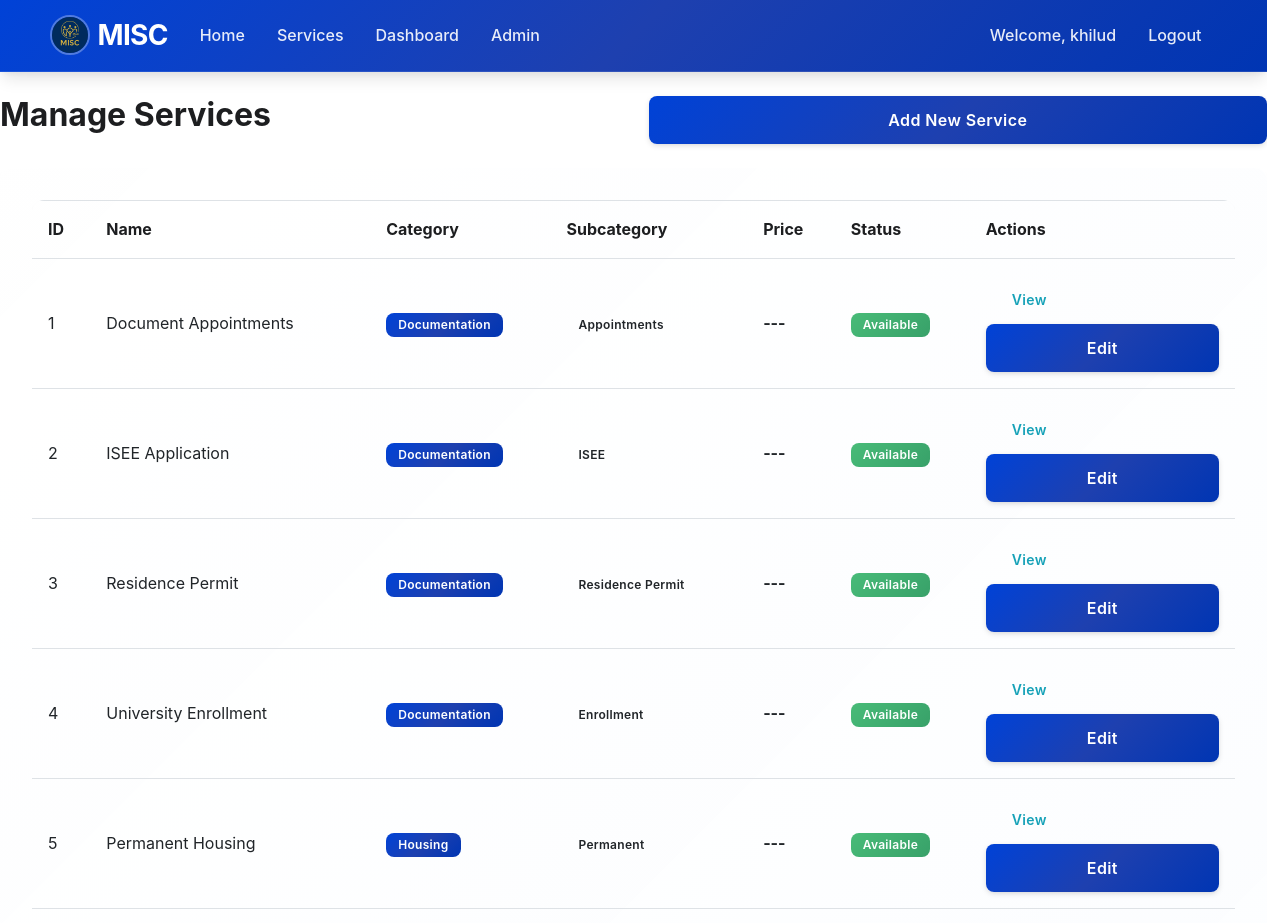
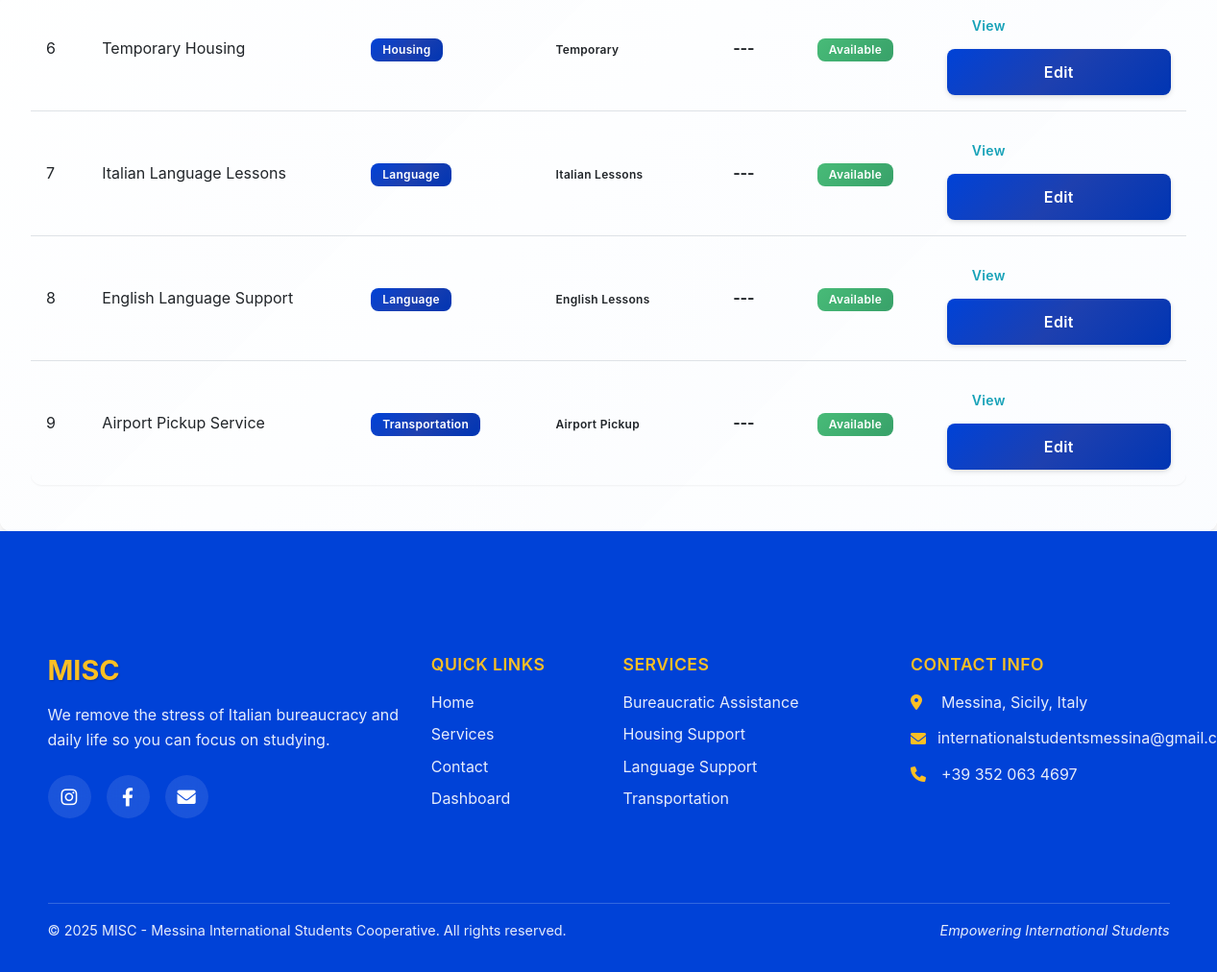
/admin/services (signed in), run on the app's committed database (2 pictures, top to bottom).
### app/models.py (models this page shows, shortened)
class User(UserMixin, db.Model):
    id = db.Column(db.Integer, primary_key=True)
    username = db.Column(db.String(64), unique=True, index=True)
    email = db.Column(db.String(120), unique=True, index=True)
    password_hash = db.Column(db.String(128))
    is_admin = db.Column(db.Boolean, default=False)
    requests = db.relationship('ServiceRequest', backref='client', lazy='dynamic')

class Service(db.Model):
    id = db.Column(db.Integer, primary_key=True)
    name = db.Column(db.String(64), index=True)
    description = db.Column(db.Text)
    category = db.Column(db.String(50), nullable=False)
    subcategory = db.Column(db.String(50))
    price = db.Column(db.Float)
    is_available = db.Column(db.Boolean, default=True)
    requests = db.relationship('ServiceRequest', backref='service_type', lazy='dynamic')

### app/routes/admin.py (the view)
@admin.route('/services')
@login_required
@admin_required
def services():
    services = Service.query.all()
    return render_template('admin/services.html', services=services)

### app/models.py (called while the page is built)
@login_manager.user_loader
def load_user(id):
    return User.query.get(int(id))

### app/routes/admin.py (called while the page is built)
def admin_required(f):
    @wraps(f)
    def decorated_function(*args, **kwargs):
        if not current_user.is_authenticated or not current_user.is_admin:
            flash('You do not have permission to access this page.')
            return redirect(url_for('main.index'))
        return f(*args, **kwargs)
    return decorated_function

### app/templates/admin/services.html (shortened to what this page needs)
{% extends "base.html" %}
{% block content %}
<div class="row mb-4">
    <div class="col-md-6">
        <h2>Manage Services</h2>
    </div>
    <div class="col-md-6 text-right">
        <a href="{{ url_for('admin.add_service') }}" class="btn btn-primary">Add New Service</a>
    </div>
</div>
<div class="row">
    <div class="col-md-12">
        <div class="card">
            <div class="card-body">
                {% if services %}
                <div class="table-responsive">
                    <table class="table table-hover">
                        <thead>
                            <tr>
                                <th>ID</th>
                                <th>Name</th>
                                <th>Category</th>
                                <th>Subcategory</th>
                                <th>Price</th>
                                <th>Status</th>
                                <th>Actions</th>
                            </tr>
                        </thead>
                        <tbody>
                            {% for service in services %}
                            <tr>
                                <td>{{ service.id }}</td>
                                <td>{{ service.name }}</td>
                                <td><span class="badge badge-primary">{{ service.category }}</span></td>
                                <td>
                                    {% if service.subcategory %}
                                    <span class="badge badge-secondary">{{ service.subcategory }}</span>
                                    {% else %}
                                    <small class="text-muted">-</small>
                                    {% endif %}
                                </td>
                                <td><strong>---</strong></td>
                                <td>
                                    {% if service.is_available %}
                                    <span class="badge badge-success">Available</span>
                                    {% else %}
                                    <span class="badge badge-secondary">Unavailable</span>
                                    {% endif %}
                                </td>
                                <td>
                                    <a href="{{ url_for('service.details', id=service.id) }}" class="btn btn-sm btn-outline-info" title="View Details">View</a>
                                    <a href="{{ url_for('admin.edit_service', id=service.id) }}" class="btn btn-sm btn-primary">Edit</a>
                                </td>
                            </tr>
                            {% endfor %}
                        </tbody>
                    </table>
                </div>
                {% else %}
                <div class="alert alert-info">No services found. <a href="{{ url_for('admin.add_service') }}">Add a new service</a></div>
                {% endif %}
            </div>
        </div>
    </div>
</div>
{% endblock %}

### app/templates/base.html (shortened to what this page needs)
<!DOCTYPE html>
<html lang="en">
<head>
    <link rel="stylesheet" href="https://stackpath.bootstrapcdn.com/bootstrap/4.5.2/css/bootstrap.min.css">
    <link rel="stylesheet" href="https://cdnjs.cloudflare.com/ajax/libs/font-awesome/6.0.0/css/all.min.css">
    <link rel="stylesheet" href="{{ url_for('static', filename='css/style.css') }}">
</head>
<body>
    <div class="wrapper d-flex flex-column min-vh-100">
        <nav class="navbar navbar-expand-lg navbar-dark" style="background-color: #1800ad !important;">
            <div class="container">
                <a class="navbar-brand" href="{{ url_for('main.index') }}">
                    <img src="{{ url_for('static', filename='img/logo.png') }}" alt="MISC Logo" class="navbar-logo">
                    MISC
                </a>
                <div class="collapse navbar-collapse" id="navbarNav">
                    <ul class="navbar-nav mr-auto">
                        <li class="nav-item">
                            <a class="nav-link" href="{{ url_for('main.index') }}">Home</a>
                        </li>
                        <li class="nav-item">
                            <a class="nav-link" href="{{ url_for('service.index') }}">Services</a>
                        </li>
                        {% if current_user.is_authenticated %}
                        <li class="nav-item">
                            <a class="nav-link" href="{{ url_for('dashboard.index') }}">Dashboard</a>
                        </li>
                        {% if current_user.is_admin %}
                        <li class="nav-item">
                            <a class="nav-link" href="{{ url_for('admin.index') }}">Admin</a>
                        </li>
                        {% endif %}
                        {% endif %}
                    </ul>
                    <ul class="navbar-nav">
                        {% if current_user.is_authenticated %}
                        <li class="nav-item">
                            <span class="nav-link">Welcome, {{ current_user.username }}</span>
                        </li>
                        <li class="nav-item">
                            <a class="nav-link" href="{{ url_for('auth.logout') }}">Logout</a>
                        </li>
                        {% endif %}
                    </ul>
                </div>
            </div>
        </nav>
        <main class="flex-grow-1">
            {% block content %}{% endblock %}
        </main>
        <footer class="footer-modern mt-auto">
            <div class="container">
                <div class="row">
                    <div class="col-lg-4 col-md-6 mb-4">
                        <div class="footer-section">
                            <h5 class="footer-title">MISC</h5>
                            <p class="footer-description">We remove the stress of Italian bureaucracy and daily life so you can focus on studying.</p>
                            <div class="social-links">
                                <a href="https://www.instagram.com/messinainternationalstudents/" target="_blank" class="social-link">
                                    <i class="fab fa-instagram"></i>
                                </a>
                                <a href="https://www.facebook.com/misc.messina" target="_blank" class="social-link">
                                    <i class="fab fa-facebook-f"></i>
                                </a>
                                <a href="mailto:internationalstudentsmessina@gmail.com" class="social-link">
                                    <i class="fas fa-envelope"></i>
                                </a>
                            </div>
                        </div>
                    </div>
                    <div class="col-lg-2 col-md-6 mb-4">
                        <div class="footer-section">
                            <h6 class="footer-subtitle">Quick Links</h6>
                            <ul class="footer-links">
                                <li><a href="{{ url_for('main.index') }}">Home</a></li>
                                <li><a href="{{ url_for('service.index') }}">Services</a></li>
                                <li><a href="{{ url_for('main.contact') }}">Contact</a></li>
                                {% if current_user.is_authenticated %}
                                <li><a href="{{ url_for('dashboard.index') }}">Dashboard</a></li>
                                {% endif %}
                            </ul>
                        </div>
                    </div>
                    <div class="col-lg-3 col-md-6 mb-4">
                        <div class="footer-section">
                            <h6 class="footer-subtitle">Services</h6>
                            <ul class="footer-links">
                                <li><a href="{{ url_for('service.index') }}">Bureaucratic Assistance</a></li>
                                <li><a href="{{ url_for('service.index') }}">Housing Support</a></li>
                                <li><a href="{{ url_for('service.index') }}">Language Support</a></li>
                                <li><a href="{{ url_for('service.index') }}">Transportation</a></li>
                            </ul>
                        </div>
                    </div>
                    <div class="col-lg-3 col-md-6 mb-4">
                        <div class="footer-section">
                            <h6 class="footer-subtitle">Contact Info</h6>
                            <div class="contact-info">
                                <p><i class="fas fa-map-marker-alt"></i> Messina, Sicily, Italy</p>
                                <p><i class="fas fa-envelope"></i> internationalstudentsmessina@gmail.com</p>
                                <p><i class="fas fa-phone"></i> +39 352 063 4697</p>
                            </div>
                        </div>
                    </div>
                </div>
                <hr class="footer-divider">
                <div class="row">
                    <div class="col-md-6">
                        <p class="footer-copyright">&copy; 2025 MISC - Messina International Students Cooperative. All rights reserved.</p>
                    </div>
                    <div class="col-md-6 text-md-right">
                        <p class="footer-credit">Empowering International Students</p>
                    </div>
                </div>
            </div>
        </footer>
    </div>
</body>
</html>

### data on the page
User: username "khilud"
Service: id "1", name "Document Appointments", category "Documentation", subcategory "Appointments", is_available "Available"
Service: id "2", name "ISEE Application", category "Documentation", subcategory "ISEE", is_available "Available"
Service: id "3", name "Residence Permit", category "Documentation", subcategory "Residence Permit", is_available "Available"
Service: id "4", name "University Enrollment", category "Documentation", subcategory "Enrollment", is_available "Available"
Service: id "5", name "Permanent Housing", category "Housing", subcategory "Permanent", is_available "Available"
Service: id "6", name "Temporary Housing", category "Housing", subcategory "Temporary", is_available "Available"
Service: id "7", name "Italian Language Lessons", category "Language", subcategory "Italian Lessons", is_available "Available"
Service: id "8", name "English Language Support", category "Language", subcategory "English Lessons", is_available "Available"
Service: id "9", name "Airport Pickup Service", category "Transportation", subcategory "Airport Pickup", is_available "Available"
